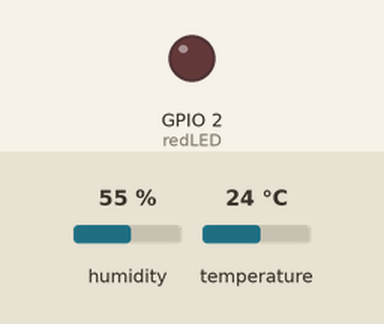
Bench run of a sketch on a simulated ESP32. Parts: output pins drawn as LEDs (lit = HIGH). The inputs (shaded band) are chosen by the test bench; at power-on: temperature 24 °C, humidity 55 %. WiFi joins after 1.5 s; servers stay silent unless stated; what the sketch prints to the serial monitor is not drawn.

Above: at 2.7 s.
2.8 s: temperature set to 29.7 °C
6.2 s: temperature set to 30.4 °C
At 7.5 s:
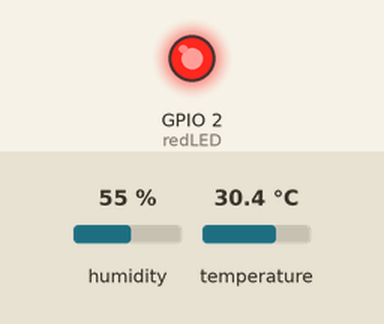
9.6 s: temperature set to 12 °C
At 13.1 s:
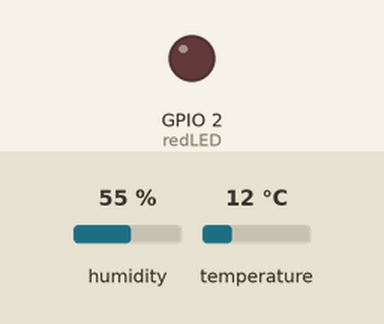
13.4 s: temperature set to 33 °C
At 15.3 s:
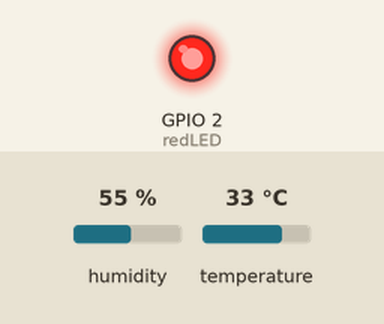
Timing chart, 0 to 16.8 s (numbered marks = the images above; inputs shaded):
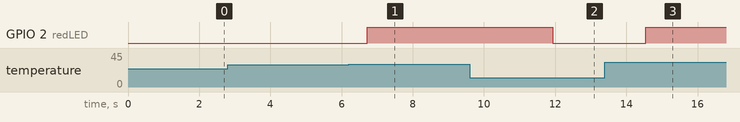

The sketch:

CW10.2-6506022620052.ino
```cpp
#include <WiFi.h>
#include <ThingSpeak.h>
#include "DHT.h"

const char* ssid = "Wokwi-GUEST";
const char* password = "";

unsigned long myChannelNumber = 2621123;
const char* myWriteAPIKey = "5FX8YK67MAGNL8E7";

#define DHTPIN 4
#define DHTTYPE DHT22

DHT dht(DHTPIN, DHTTYPE);

#define redLED 2

WiFiClient client;

void setup() {
  Serial.begin(115200);
  dht.begin();

  pinMode(redLED, OUTPUT);
  digitalWrite(redLED, LOW);

  Serial.print("Connecting to WiFi");
  WiFi.begin(ssid, password);
  while (WiFi.status() != WL_CONNECTED) {
    delay(100);
    Serial.print(".");
  }
  Serial.println(" Connected!");

  ThingSpeak.begin(client);
}

void loop() {
  float h = dht.readHumidity();
  float t = dht.readTemperature();

  if (isnan(h) || isnan(t)) {
    Serial.println("Failed to read from DHT sensor!");
    return;
  }

  Serial.print("Humidity: ");
  Serial.print(h);
  Serial.print(" %\t");
  Serial.print("Temperature: ");
  Serial.print(t);
  Serial.println(" *C");

  if (t > 30.0) {
    digitalWrite(redLED, HIGH);
  } else {
    digitalWrite(redLED, LOW);
  }

  ThingSpeak.setField(1, t);
  ThingSpeak.setField(2, h);

  int x = ThingSpeak.writeFields(myChannelNumber, myWriteAPIKey);
  if (x == 200) {
    Serial.println("Channel update successful.");
  } else {
    Serial.println("Problem updating channel. HTTP error code " + String(x));
  }

  delay(1000);
}
```

Measured:
- the behaviour switches between 30 and 30.1 °C on temperature (found by bisection; images 0 and 1)
- after the input at 2.8 s, every drawn part: stays the same
- after the input at 6.2 s, GPIO 2 (redLED): LOW → HIGH after 0.52 s
- after the input at 9.6 s, GPIO 2 (redLED): HIGH → LOW after 2.3 s
- after the input at 13.4 s, GPIO 2 (redLED): LOW → HIGH after 1.1 s
